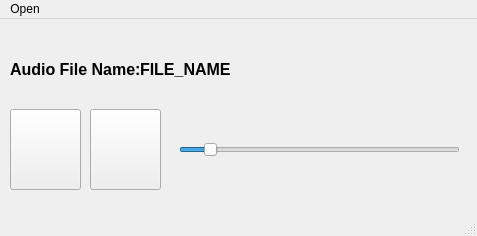
<?xml version="1.0" encoding="UTF-8"?>
<ui version="4.0">
 <class>MainWindow</class>
 <widget class="QMainWindow" name="MainWindow">
  <property name="geometry">
   <rect>
    <x>0</x>
    <y>0</y>
    <width>477</width>
    <height>236</height>
   </rect>
  </property>
  <property name="windowTitle">
   <string>MainWindow</string>
  </property>
  <widget class="QWidget" name="centralwidget">
   <widget class="QLabel" name="lbl_Title_File_Name">
    <property name="geometry">
     <rect>
      <x>10</x>
      <y>10</y>
      <width>171</width>
      <height>81</height>
     </rect>
    </property>
    <property name="font">
     <font>
      <pointsize>12</pointsize>
      <weight>75</weight>
      <bold>true</bold>
     </font>
    </property>
    <property name="text">
     <string>Audio File Name:</string>
    </property>
   </widget>
   <widget class="QLabel" name="lbl_Value_File_Name">
    <property name="geometry">
     <rect>
      <x>140</x>
      <y>10</y>
      <width>261</width>
      <height>81</height>
     </rect>
    </property>
    <property name="font">
     <font>
      <pointsize>12</pointsize>
      <weight>75</weight>
      <bold>true</bold>
     </font>
    </property>
    <property name="text">
     <string>FILE_NAME</string>
    </property>
   </widget>
   <widget class="QPushButton" name="pushButton_Play">
    <property name="geometry">
     <rect>
      <x>10</x>
      <y>90</y>
      <width>71</width>
      <height>81</height>
     </rect>
    </property>
    <property name="text">
     <string/>
    </property>
   </widget>
   <widget class="QPushButton" name="pushButton_Pause">
    <property name="geometry">
     <rect>
      <x>90</x>
      <y>90</y>
      <width>71</width>
      <height>81</height>
     </rect>
    </property>
    <property name="text">
     <string/>
    </property>
   </widget>
   <widget class="QSlider" name="horizontalSlider_Volume_Control">
    <property name="geometry">
     <rect>
      <x>179</x>
      <y>90</y>
      <width>281</width>
      <height>81</height>
     </rect>
    </property>
    <property name="minimum">
     <number>1</number>
    </property>
    <property name="maximum">
     <number>100</number>
    </property>
    <property name="value">
     <number>10</number>
    </property>
    <property name="orientation">
     <enum>Qt::Horizontal</enum>
    </property>
   </widget>
  </widget>
  <widget class="QMenuBar" name="menubar">
   <property name="geometry">
    <rect>
     <x>0</x>
     <y>0</y>
     <width>477</width>
     <height>20</height>
    </rect>
   </property>
   <widget class="QMenu" name="menuOpen">
    <property name="title">
     <string>Open</string>
    </property>
    <addaction name="actionOpen_File"/>
   </widget>
   <addaction name="menuOpen"/>
  </widget>
  <widget class="QStatusBar" name="statusbar"/>
  <action name="actionOpen_File">
   <property name="text">
    <string>Open File</string>
   </property>
  </action>
 </widget>
 <resources/>
 <connections/>
</ui>
